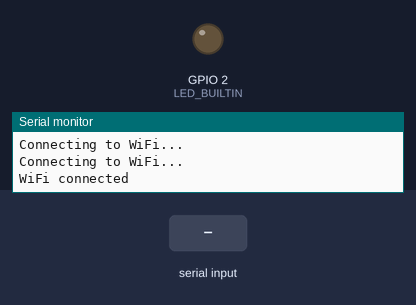
The sketch below on a simulated ESP32. Parts: output pins drawn as LEDs (lit = HIGH), the last lines printed to the serial monitor. Inputs (shaded band) come from the test bench. WiFi joins after 1.5 s; servers stay silent unless stated; storage starts empty; EEPROM starts erased.

Above: at 2.7 s.
2.8 s: "start\n" received over Serial
At 4.1 s:
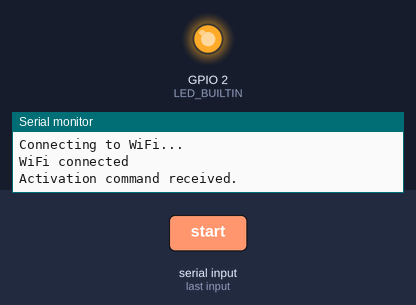
Timing chart, 0 to 34.6 s (numbered marks = the images above; inputs shaded):
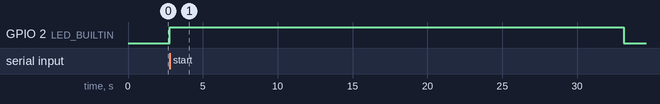

Measured:
- after the input at 2.8 s, GPIO 2 (LED_BUILTIN): LOW → HIGH at once, → LOW 30.3 s later

The sketch:

TCP_PLUS_SD.ino
```cpp
#include <WiFi.h>
#include <WiFiClient.h>
#include <Arduino.h>
#include <Preferences.h>
#include <SD.h>
#include <SPI.h>


const char* ssid = "Mango"; // Your WiFi SSID
const char* password = "YashicaMat1!";
const char* serverAddress = "192.168.68.124"; // IP address of the TCP server
const uint16_t serverPort = 5001; // TCP server port

WiFiClient client;

const int sampleRate = 250; // Sample rate in Hz
const int bufferSize = 15000; // 60 seconds of data at 250 Hz (250 samples/second * 60 seconds)
float buffer[bufferSize]; // Circular buffer to hold data
int bufferIndex = 0; // Current index in the buffer
bool activationFlag = false; // Flag to indicate activation
unsigned long activationTime = 0; // Time of activation
const long preActivationDuration = 30000; // 30 seconds before activation to keep
const long postActivationDuration = 30000; // 30 seconds after activation to collect
unsigned long sampleTime = millis(); // Initialize sample time

// Define the pin numbers for the SPI interface to the SD card
#define CS_PIN    5  // DATA 3/CS
#define MOSI_PIN  23 // CMD/PICO (Peripheral's SDI)
#define MISO_PIN  19 // DATA 0/POCI (Peripheral's SDO)
#define SCK_PIN   18 // CLK/SCK

Preferences preferences;
unsigned int fileIndex = 0; // File index counter for unique filenames


void setup() {
  Serial.begin(115200);
  while (!Serial); // Wait for the Serial monitor to open

  // Initialize SPI with the specified pins
  SPI.begin(SCK_PIN, MISO_PIN, MOSI_PIN, CS_PIN);
  preferences.begin("ekg", false); // Open in RW-mode
  fileIndex = preferences.getUInt("fileIndex", 0);
  // Attempt to initialize the SD card
  if (!SD.begin(CS_PIN)) {
    Serial.println("Card Mount Failed");
    return;
  }
  Serial.println("SD Card initialized successfully.");
  pinMode(LED_BUILTIN, OUTPUT);
  WiFi.begin(ssid, password);

  while (WiFi.status() != WL_CONNECTED) {
    delay(500);
    Serial.println("Connecting to WiFi...");
  }
  Serial.println("WiFi connected");
}

void loop() {
  // Check for serial command for activation
  if (Serial.available() > 0) {
    String command = Serial.readStringUntil('\n');
    if (command == "start" && !activationFlag) {
      activationFlag = true;
      activationTime = millis();
      digitalWrite(LED_BUILTIN, HIGH); // Indicate activation
      Serial.println("Activation command received.");
    }
  }

  // Generate a pulse waveform as the data sample and store in the buffer
  float sample = generatePulseWaveform();
  buffer[bufferIndex] = sample;
  bufferIndex = (bufferIndex + 1) % bufferSize;

  // After activation, wait for additional 30 seconds before sending data
  if (activationFlag && (millis() - activationTime > postActivationDuration)) {
    sendBufferOverTCP(); // Send data over TCP
    WriteBufferToSDCard(); // store buffer on sd
    activationFlag = false;
    digitalWrite(LED_BUILTIN, LOW); // Turn off LED after data sending
    Serial.println("Data sent over TCP.");

    bufferIndex = 0; // Reset buffer index for the next activation
  }

  delay(1000 / sampleRate); // Maintain sample rate
}

bool sendBufferOverTCP() {
  if (!client.connect(serverAddress, serverPort)) {
    return false;
  }

  client.write((const uint8_t*)buffer, bufferSize * sizeof(float));
  client.stop();
  return true;
}

float generatePulseWaveform() {
  // Simulate pulse waveform with a varying sine wave to mimic heartbeats
  unsigned long currentTime = millis();
  float timeSinceStart = (currentTime - sampleTime) / 1000.0; // Time in seconds
  float pulseFrequency = 1.0; // Pulse frequency in Hz, adjust for different heart rates
  // Generate waveform
  float waveform = sin(2 * PI * pulseFrequency * timeSinceStart);
  // Modulate waveform to simulate a pulse
  waveform = waveform * exp(-modf(timeSinceStart, &pulseFrequency) * 4); // Decay factor to simulate pulse shape
  return waveform;
}


void WriteBufferToSDCard() {
  // Ensure SD card is initialized only once in setup() and not here to avoid re-initialization issues
  // Generate a unique filename for the data
  String filename = "/ekgData_" + String(fileIndex) + ".csv";

  // Open the file for writing
  File file = SD.open(filename.c_str(), FILE_WRITE);
  if (!file) {
    Serial.println("Failed to open file for writing: " + filename);
    return; // Exit the function if file cannot be opened
  }

  // Write EKG readings to the file with minimal write operations
  String dataBuffer = ""; // Buffer to accumulate data
  const int BUFFER_LIMIT = 50; // Number of readings to accumulate before writing

  for (int i = 0; i < bufferIndex; i++) {
    // Append current reading to buffer, format as CSV
    dataBuffer += String(buffer[i]) + ",\n"; // Adding a comma for CSV formatting

    // Write and clear buffer after every BUFFER_LIMIT readings or at the last reading
    if ((i + 1) % BUFFER_LIMIT == 0 || i == bufferIndex - 1) {
      file.print(dataBuffer);
      dataBuffer = ""; // Clear the buffer
    }
  }

  file.close(); // Ensure the file is closed after writing
    Serial.println("EKG data written to SD card: " + filename);

    // Update the file index for the next data write operation and store it
    fileIndex++;
    preferences.putUInt("fileIndex", fileIndex);
}
```
